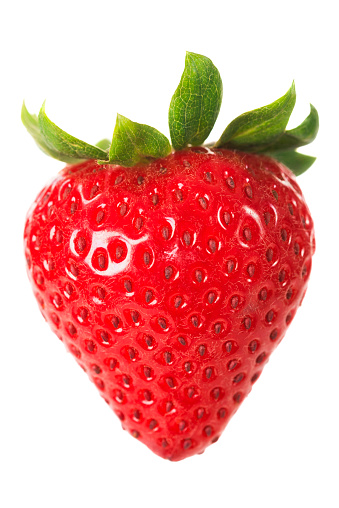
#> input picture class01/homework/parkyonggeun/hw2_Day07_openCV/color/strawberry.jpg, 339 x 508 px
$ python image_color.py
#> lines starting #> are read from the running program, lines starting #| are printed output that depends on the picture
import numpy as np
import cv2

# 이미지 파일을 Read 하고 Color space 정보 출력
color = cv2.imread("strawberry.jpg", cv2.IMREAD_COLOR)
#> color is the input picture: shape (508, 339, 3); mean B, G, R 161.7, 166.9, 234.2
#color = cv2.imread("strawberry_dark.jpg", cv2.IMREAD_COLOR)
print(color.shape)
#| (508, 339, 3)

height,width,channels = color.shape
#> height = 508; width = 339; channels = 3
cv2.imshow("Original Image", color)

# Color channel 을 R, G, R로 분할하여 출력
b, g, r = cv2.split(color)
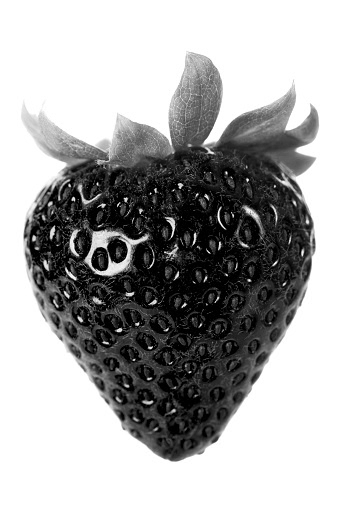
#> g: shape (508, 339); min 0, max 255, mean 166.9
rgb_split = np.concatenate((b,g,r), axis=1)
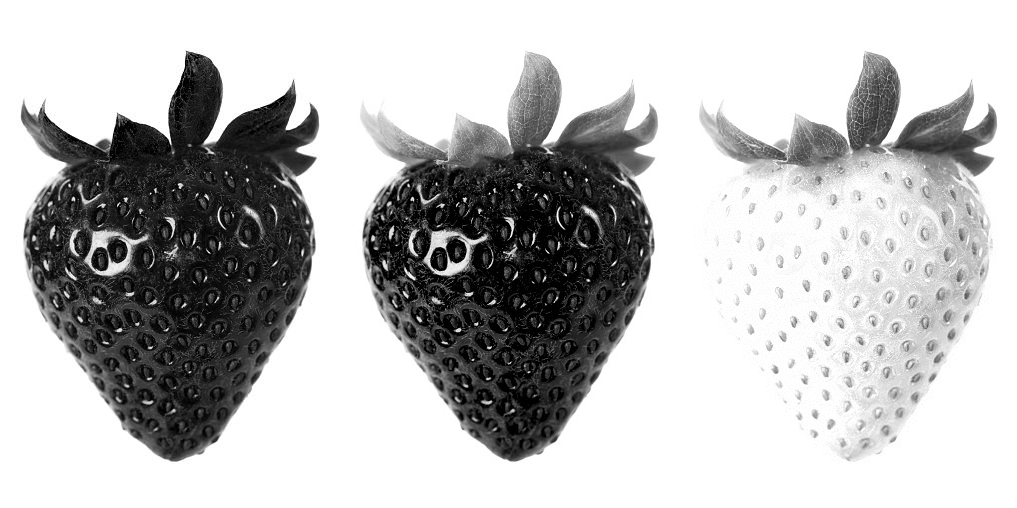
#> rgb_split: shape (508, 1017); min 0, max 255, mean 187.6
cv2.imshow("BGR Channels", rgb_split)

# 색공간을 BGR 에서 HSV로 변환
hsv = cv2.cvtColor(color, cv2.COLOR_BGR2HSV)
#> hsv: shape (508, 339, 3); mean H, S, V 44.5, 91.7, 235.7

# Channel을 H,S,V 로 분할하여 출력
h,s,v = cv2.split(hsv)
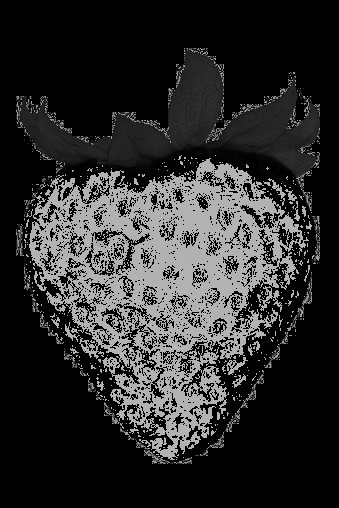
#> h: shape (508, 339); min 0, max 179, mean 44.5
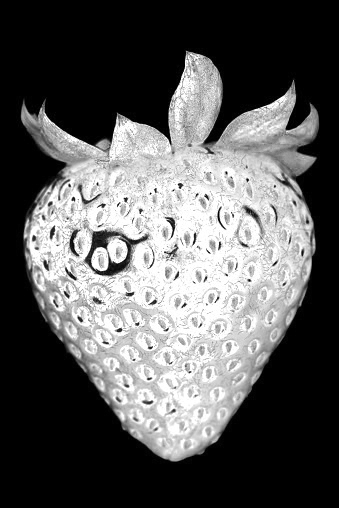
#> s: shape (508, 339); min 0, max 255, mean 91.7
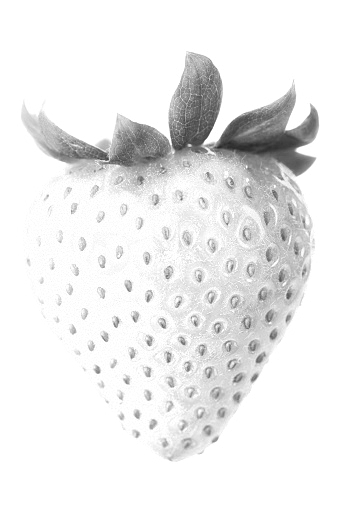
#> v: shape (508, 339); min 40, max 255, mean 235.7
hsv_split = np.concatenate((h,s,v), axis=1)
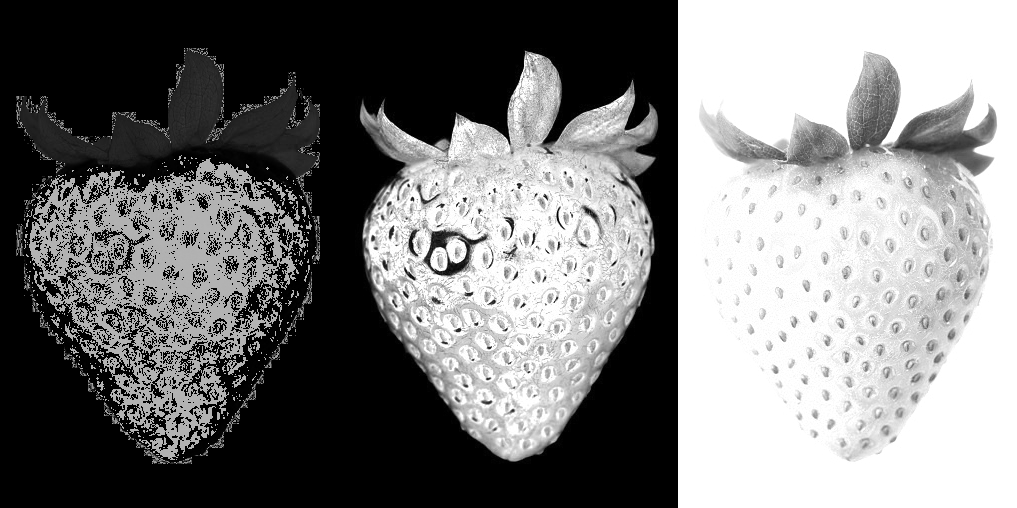
#> hsv_split: shape (508, 1017); min 0, max 255, mean 123.9
cv2.imshow("Split HSV", hsv_split)

# HSV에서 RGB로 변환
rgb = cv2.cvtColor(hsv, cv2.COLOR_HSV2RGB)
cv2.imshow("HSV to RGB", rgb)

# RGB를 흑백(그레이스케일) 이미지로 변환
gray = cv2.cvtColor(rgb, cv2.COLOR_RGB2GRAY)
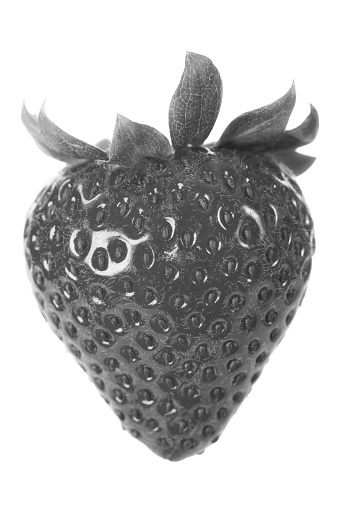
#> gray: shape (508, 339); min 32, max 255, mean 186.3
cv2.imshow("Grayscale", gray)

cv2.waitKey(0)  # 사용자 입력을 무한히 기다림
cv2.destroyAllWindows()  # 창 닫기
